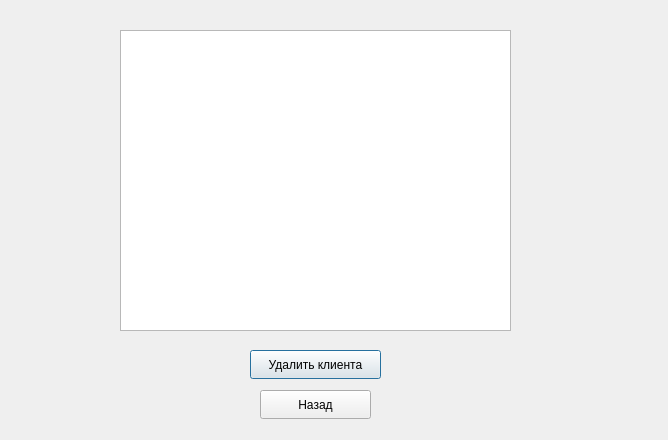
<?xml version="1.0" encoding="UTF-8"?>
<ui version="4.0">
 <class>AdminZ16</class>
 <widget class="QDialog" name="AdminZ16">
  <property name="geometry">
   <rect>
    <x>0</x>
    <y>0</y>
    <width>668</width>
    <height>440</height>
   </rect>
  </property>
  <property name="windowTitle">
   <string>Dialog</string>
  </property>
  <widget class="QPushButton" name="deleteAbonent">
   <property name="geometry">
    <rect>
     <x>250</x>
     <y>350</y>
     <width>131</width>
     <height>29</height>
    </rect>
   </property>
   <property name="text">
    <string>Удалить клиента</string>
   </property>
  </widget>
  <widget class="QPushButton" name="pushButton_2">
   <property name="geometry">
    <rect>
     <x>260</x>
     <y>390</y>
     <width>111</width>
     <height>29</height>
    </rect>
   </property>
   <property name="text">
    <string>Назад</string>
   </property>
  </widget>
  <widget class="QTableView" name="zayavkiATableView">
   <property name="geometry">
    <rect>
     <x>120</x>
     <y>30</y>
     <width>391</width>
     <height>301</height>
    </rect>
   </property>
   <property name="contextMenuPolicy">
    <enum>Qt::NoContextMenu</enum>
   </property>
   <property name="acceptDrops">
    <bool>false</bool>
   </property>
   <property name="autoFillBackground">
    <bool>true</bool>
   </property>
   <property name="inputMethodHints">
    <set>Qt::ImhNone</set>
   </property>
   <property name="lineWidth">
    <number>7</number>
   </property>
   <property name="editTriggers">
    <set>QAbstractItemView::NoEditTriggers</set>
   </property>
   <attribute name="horizontalHeaderMinimumSectionSize">
    <number>180</number>
   </attribute>
   <attribute name="horizontalHeaderHighlightSections">
    <bool>true</bool>
   </attribute>
   <attribute name="verticalHeaderVisible">
    <bool>true</bool>
   </attribute>
   <attribute name="verticalHeaderCascadingSectionResizes">
    <bool>true</bool>
   </attribute>
   <attribute name="verticalHeaderMinimumSectionSize">
    <number>28</number>
   </attribute>
   <attribute name="verticalHeaderHighlightSections">
    <bool>false</bool>
   </attribute>
   <attribute name="verticalHeaderStretchLastSection">
    <bool>false</bool>
   </attribute>
  </widget>
 </widget>
 <resources/>
 <connections/>
</ui>
